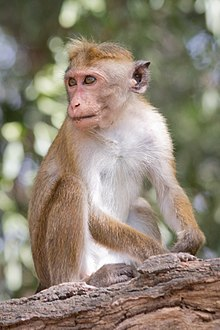
#> input picture images/monkey.jpg, 220 x 330 px
$ python 019_image_processing_with_scipy.py
#> lines starting #> are read from the running program, lines starting #| are printed output that depends on the picture; long printed decimals are rounded
from scipy import ndimage
from skimage import io, img_as_float, img_as_ubyte
import numpy as np
from matplotlib import pyplot as plt

img = img_as_ubyte(io.imread('images/monkey.jpg', as_gray=False))
#> img is the input picture: shape (330, 220, 3); mean R, G, B 143.4, 132.2, 116.5
print(type(img))
#| <class 'numpy.ndarray'>
print(img.shape, img.dtype)
#| (330, 220, 3) uint8
print(img.mean(), img.min(), img.max())
#| 130.699 0 255

flippedLR = np.fliplr(img)
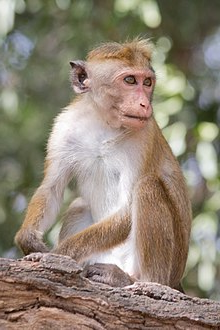
#> flippedLR: shape (330, 220, 3); mean R, G, B 143.4, 132.2, 116.5
flippedUD = np.flipud(img)
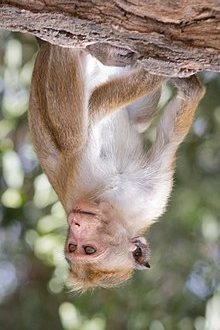
#> flippedUD: shape (330, 220, 3); mean R, G, B 143.4, 132.2, 116.5

# [9 lines of commented-out code are left out]

rotated = ndimage.rotate(img, 45, reshape=True)
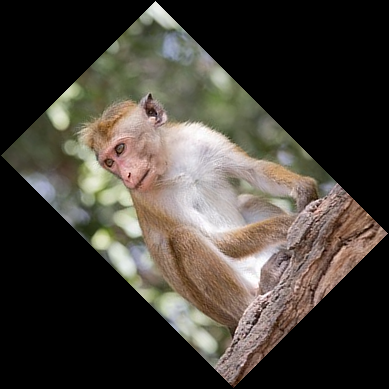
#> rotated: shape (389, 389, 3); mean R, G, B 68.2, 62.8, 55.4
# plt.imshow(rotated, cmap='gray')
# plt.show()

uniform_filter = ndimage.uniform_filter(img, size=3)
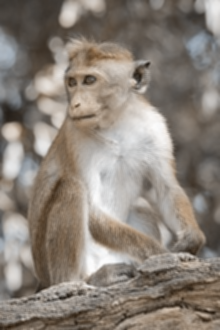
#> uniform_filter: shape (330, 220, 3); mean R, G, B 138.7, 129.7, 120.7
# plt.imshow(uniform_filter, cmap='gray')
# plt.show()

gaussian_filter = ndimage.gaussian_filter(img, sigma=2)
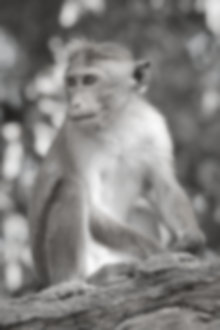
#> gaussian_filter: shape (330, 220, 3); mean R, G, B 130.7, 129.2, 127.7
# plt.imshow(gaussian_filter, cmap='gray')
# plt.show()

median_filter = ndimage.median_filter(img, size=6)
# plt.imshow(median_filter, cmap='gray')
# plt.show()

sobel_filter = ndimage.sobel(img, axis=0)
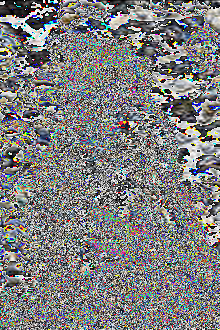
#> sobel_filter: shape (330, 220, 3); mean R, G, B 125.8, 126, 126.4
plt.imshow(sobel_filter, cmap='gray')
plt.show()

$ run again, with images/Alloy_gradient.jpg copied over images/monkey.jpg
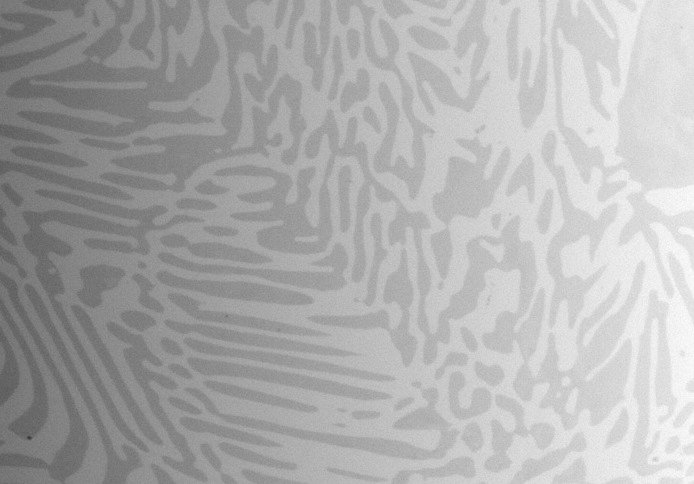
#> input picture images/Alloy_gradient.jpg, 694 x 484 px
#> img is the input picture: shape (484, 694); min 55, max 255, mean 173.2
#| <class 'numpy.ndarray'>
#| (484, 694) uint8
#| 173.236 55 255
#> `rotated = ndimage.rotate(img, 45, reshape=True)`:
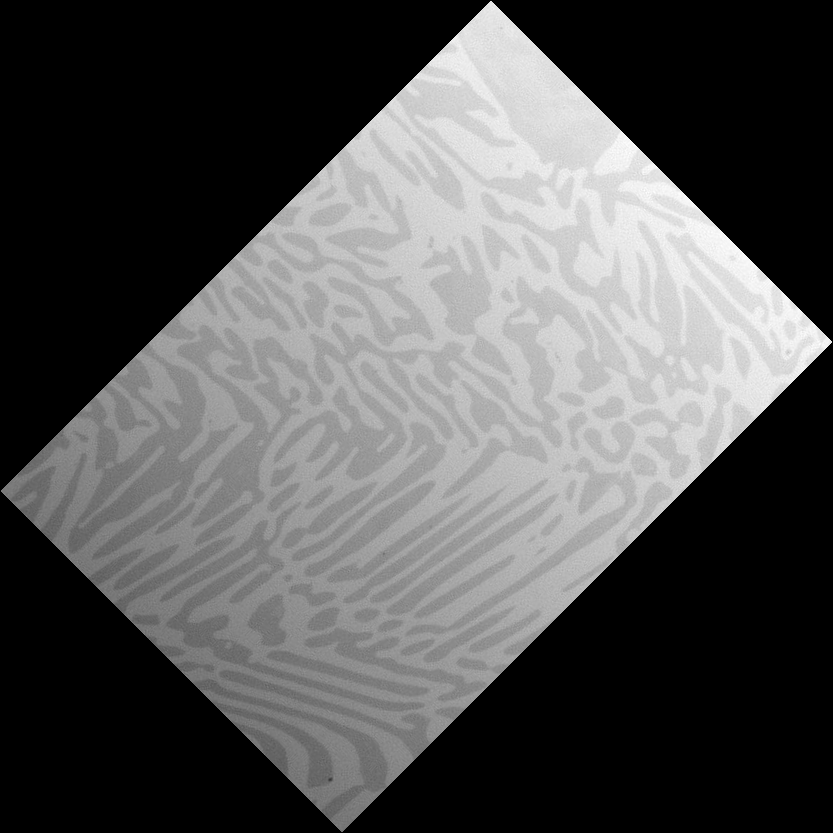
#> rotated: shape (833, 833); min 0, max 255, mean 83.6
#> `sobel_filter = ndimage.sobel(img, axis=0)`:
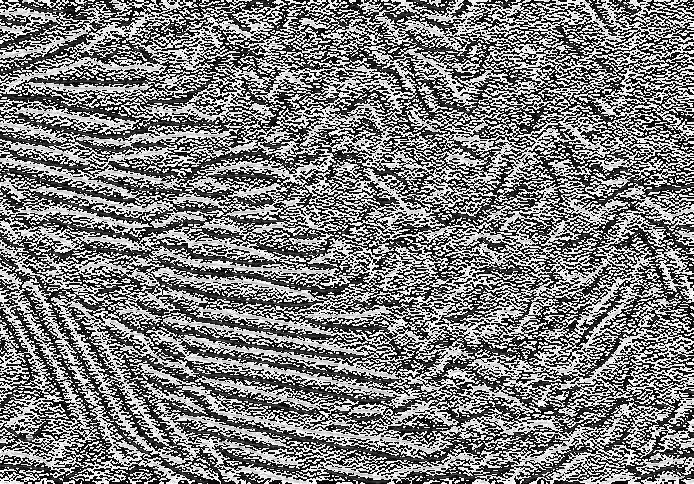
#> sobel_filter: shape (484, 694); min 0, max 255, mean 125.1
